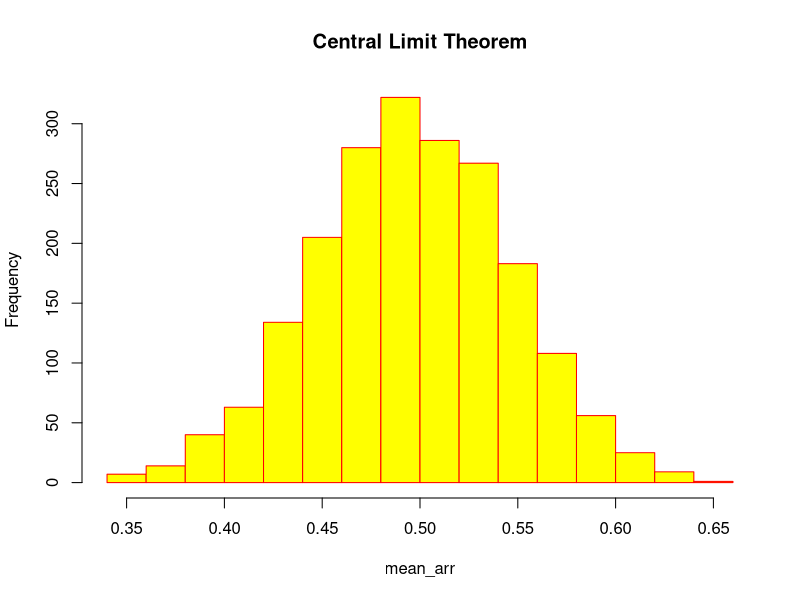

Generate this figure with R:
x <- c(rbinom(100, 1, 0.5))
x
mean_x = mean(x)
mean_x
actual = 0.5*0+0.5*1
actual

mean_arr =c()
for(i in 1:2000){
  x <- c(rbinom(100, 1, 0.5))
  x
  mean_x = mean(x)
  print(mean_x)
  mean_arr[i]=c(mean_x)
}

mean_arr
mean(mean_arr)

hist(mean_arr,
     main = "Central Limit Theorem",
     col = "Yellow",
     border = "Red",
     breaks = 20)